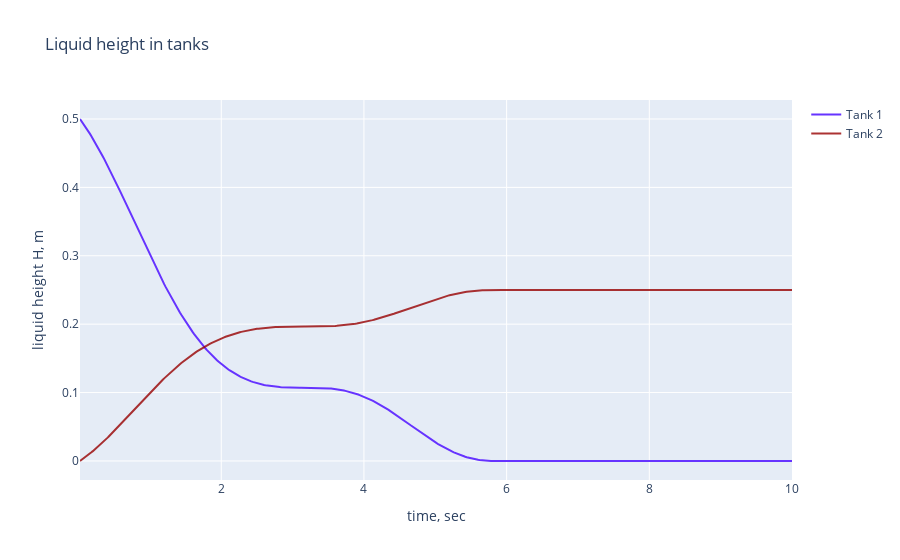

The notebook cell saved with this chart:
### Markdown cell above
### Plotting the results

### Code cell
# Plot the results
# Nb: the package plotly is needed for the plotting 
from plotly import __version__
from plotly.offline import download_plotlyjs, init_notebook_mode, plot, iplot
import plotly.graph_objs as go

fig = go.Figure()
fig.add_trace(go.Scatter(
            x=hdf_2.df.index.total_seconds(), y=hdf_2.df['subsystem.tank_1.v1.H'],
            name='Tank 1', mode='lines',line_color='rgba(102,51,255,1)'))
fig.add_trace(go.Scatter(
            x=hdf_2.df.index.total_seconds(), y=hdf_2.df['subsystem.tank_2.v1.H'],
            name='Tank 2', mode='lines',line_color='rgba(152, 0, 0, .8)'))
              
fig.update_layout(title='Liquid height in tanks',
                  yaxis_zeroline=False, xaxis_zeroline=False,xaxis_title="time, sec",
                 yaxis_title="liquid height H, m",)
fig.show()

### Figure 1 — Plotly figure (JSON) as saved in the notebook; plotly's stock layout.template omitted (floating-point values rounded to 4 significant figures; data arrays with more than 128 entries replaced by an {"elided": "..."} marker saying what was removed)
{"data": [{"line": {"color": "rgba(102,51,255,1)"}, "mode": "lines", "name": "Tank 1", "type": "scatter", "x": {"elided": "500 float values"}, "y": {"elided": "500 float values"}}, {"line": {"color": "rgba(152, 0, 0, .8)"}, "mode": "lines", "name": "Tank 2", "type": "scatter", "x": {"elided": "500 float values"}, "y": {"elided": "500 float values"}}], "layout": {"title": {"text": "Liquid height in tanks"}, "xaxis": {"title": {"text": "time, sec"}, "zeroline": false}, "yaxis": {"title": {"text": "liquid height H, m"}, "zeroline": false}}}
